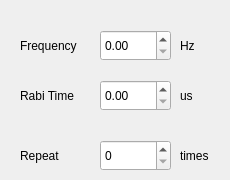
    <widget class="QWidget" name="tab_5">
     <attribute name="title">
      <string>Costomized</string>
     </attribute>
     <widget class="QLabel" name="label_28">
      <property name="geometry">
       <rect>
        <x>180</x>
        <y>30</y>
        <width>31</width>
        <height>31</height>
       </rect>
      </property>
      <property name="font">
       <font>
        <family>Arial</family>
        <pointsize>9</pointsize>
        <weight>50</weight>
        <bold>false</bold>
        <strikeout>false</strikeout>
       </font>
      </property>
      <property name="text">
       <string>Hz</string>
      </property>
     </widget>
     <widget class="QLabel" name="label_21">
      <property name="geometry">
       <rect>
        <x>20</x>
        <y>80</y>
        <width>91</width>
        <height>31</height>
       </rect>
      </property>
      <property name="font">
       <font>
        <family>Arial</family>
        <pointsize>9</pointsize>
        <weight>50</weight>
        <bold>false</bold>
        <strikeout>false</strikeout>
       </font>
      </property>
      <property name="text">
       <string>Rabi Time</string>
      </property>
     </widget>
     <widget class="QDoubleSpinBox" name="doubleSpinBox_custTime">
      <property name="geometry">
       <rect>
        <x>100</x>
        <y>80</y>
        <width>71</width>
        <height>31</height>
       </rect>
      </property>
      <property name="font">
       <font>
        <family>Arial</family>
        <pointsize>9</pointsize>
        <weight>50</weight>
        <bold>false</bold>
        <strikeout>false</strikeout>
       </font>
      </property>
      <property name="layoutDirection">
       <enum>Qt::LeftToRight</enum>
      </property>
      <property name="alignment">
       <set>Qt::AlignLeading|Qt::AlignLeft|Qt::AlignVCenter</set>
      </property>
      <property name="maximum">
       <double>999999.989999999990687</double>
      </property>
     </widget>
     <widget class="QDoubleSpinBox" name="doubleSpinBox_custF">
      <property name="geometry">
       <rect>
        <x>100</x>
        <y>30</y>
        <width>71</width>
        <height>31</height>
       </rect>
      </property>
      <property name="font">
       <font>
        <family>Arial</family>
        <pointsize>9</pointsize>
        <weight>50</weight>
        <bold>false</bold>
        <strikeout>false</strikeout>
       </font>
      </property>
      <property name="layoutDirection">
       <enum>Qt::LeftToRight</enum>
      </property>
      <property name="alignment">
       <set>Qt::AlignLeading|Qt::AlignLeft|Qt::AlignVCenter</set>
      </property>
      <property name="maximum">
       <double>999999.989999999990687</double>
      </property>
     </widget>
     <widget class="QLabel" name="label_29">
      <property name="geometry">
       <rect>
        <x>20</x>
        <y>140</y>
        <width>91</width>
        <height>31</height>
       </rect>
      </property>
      <property name="font">
       <font>
        <family>Arial</family>
        <pointsize>9</pointsize>
        <weight>50</weight>
        <bold>false</bold>
        <strikeout>false</strikeout>
       </font>
      </property>
      <property name="text">
       <string>Repeat</string>
      </property>
     </widget>
     <widget class="QLabel" name="label_23">
      <property name="geometry">
       <rect>
        <x>180</x>
        <y>80</y>
        <width>31</width>
        <height>31</height>
       </rect>
      </property>
      <property name="font">
       <font>
        <family>Arial</family>
        <pointsize>9</pointsize>
        <weight>50</weight>
        <bold>false</bold>
        <strikeout>false</strikeout>
       </font>
      </property>
      <property name="text">
       <string>us</string>
      </property>
     </widget>
     <widget class="QSpinBox" name="spinBox_custreapeat">
      <property name="geometry">
       <rect>
        <x>100</x>
        <y>140</y>
        <width>71</width>
        <height>31</height>
       </rect>
      </property>
      <property name="font">
       <font>
        <family>Arial</family>
        <pointsize>9</pointsize>
        <weight>50</weight>
        <bold>false</bold>
        <strikeout>false</strikeout>
       </font>
      </property>
     </widget>
     <widget class="QLabel" name="label_22">
      <property name="geometry">
       <rect>
        <x>20</x>
        <y>30</y>
        <width>131</width>
        <height>31</height>
       </rect>
      </property>
      <property name="font">
       <font>
        <family>Arial</family>
        <pointsize>9</pointsize>
        <weight>50</weight>
        <bold>false</bold>
        <strikeout>false</strikeout>
       </font>
      </property>
      <property name="text">
       <string>Frequency </string>
      </property>
     </widget>
     <widget class="QLabel" name="label_27">
      <property name="geometry">
       <rect>
        <x>180</x>
        <y>140</y>
        <width>41</width>
        <height>31</height>
       </rect>
      </property>
      <property name="font">
       <font>
        <family>Arial</family>
        <pointsize>9</pointsize>
        <weight>50</weight>
        <bold>false</bold>
        <strikeout>false</strikeout>
       </font>
      </property>
      <property name="text">
       <string>times</string>
      </property>
     </widget>
    </widget>
